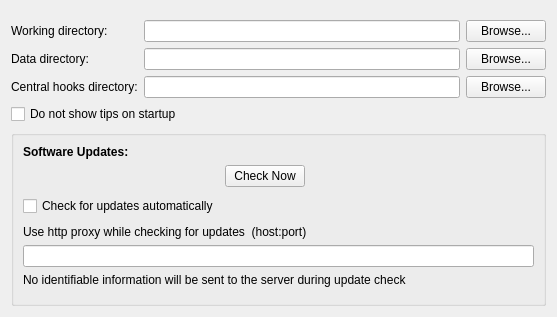
     <widget class="QWidget" name="tabGeneral">
      <attribute name="title">
       <string>General</string>
      </attribute>
      <layout class="QGridLayout" name="gridLayout_4">
       <property name="topMargin">
        <number>20</number>
       </property>
       <item row="0" column="0">
        <layout class="QGridLayout" name="gridLayout_1">
         <item row="0" column="0">
          <widget class="QLabel" name="textLabel1">
           <property name="sizePolicy">
            <sizepolicy hsizetype="Minimum" vsizetype="Preferred">
             <horstretch>0</horstretch>
             <verstretch>0</verstretch>
            </sizepolicy>
           </property>
           <property name="text">
            <string>Working directory:</string>
           </property>
           <property name="wordWrap">
            <bool>false</bool>
           </property>
          </widget>
         </item>
         <item row="0" column="1">
          <widget class="QLineEdit" name="wDir">
           <property name="sizePolicy">
            <sizepolicy hsizetype="Expanding" vsizetype="Fixed">
             <horstretch>0</horstretch>
             <verstretch>0</verstretch>
            </sizepolicy>
           </property>
          </widget>
         </item>
         <item row="0" column="2">
          <widget class="QPushButton" name="browseWDir">
           <property name="sizePolicy">
            <sizepolicy hsizetype="Preferred" vsizetype="Fixed">
             <horstretch>0</horstretch>
             <verstretch>0</verstretch>
            </sizepolicy>
           </property>
           <property name="maximumSize">
            <size>
             <width>200</width>
             <height>16777215</height>
            </size>
           </property>
           <property name="text">
            <string>Browse...</string>
           </property>
          </widget>
         </item>
         <item row="1" column="0">
          <widget class="QLabel" name="textLabel2">
           <property name="sizePolicy">
            <sizepolicy hsizetype="Minimum" vsizetype="Preferred">
             <horstretch>0</horstretch>
             <verstretch>0</verstretch>
            </sizepolicy>
           </property>
           <property name="text">
            <string>Data directory:</string>
           </property>
           <property name="wordWrap">
            <bool>false</bool>
           </property>
          </widget>
         </item>
         <item row="1" column="1">
          <widget class="QLineEdit" name="dataDir">
           <property name="sizePolicy">
            <sizepolicy hsizetype="Expanding" vsizetype="Fixed">
             <horstretch>0</horstretch>
             <verstretch>0</verstretch>
            </sizepolicy>
           </property>
          </widget>
         </item>
         <item row="1" column="2">
          <widget class="QPushButton" name="browseDataDir">
           <property name="sizePolicy">
            <sizepolicy hsizetype="Preferred" vsizetype="Fixed">
             <horstretch>0</horstretch>
             <verstretch>0</verstretch>
            </sizepolicy>
           </property>
           <property name="maximumSize">
            <size>
             <width>200</width>
             <height>16777215</height>
            </size>
           </property>
           <property name="text">
            <string>Browse...</string>
           </property>
          </widget>
         </item>
         <item row="2" column="0">
          <widget class="QLabel" name="hooksDirLabel">
           <property name="sizePolicy">
            <sizepolicy hsizetype="Minimum" vsizetype="Preferred">
             <horstretch>0</horstretch>
             <verstretch>0</verstretch>
            </sizepolicy>
           </property>
           <property name="text">
            <string>Central hooks directory:</string>
           </property>
           <property name="wordWrap">
            <bool>false</bool>
           </property>
          </widget>
         </item>
         <item row="2" column="1">
          <widget class="QLineEdit" name="hooksDir">
           <property name="sizePolicy">
            <sizepolicy hsizetype="Expanding" vsizetype="Fixed">
             <horstretch>0</horstretch>
             <verstretch>0</verstretch>
            </sizepolicy>
           </property>
           <property name="toolTip">
            <string>Optional base directory with prolog.d, epilog.d, platforms/ and profiles/. Empty keeps the historical per-object prolog/epilog behaviour. Overridden by FWBUILDER_HOOKS_DIR.</string>
           </property>
          </widget>
         </item>
         <item row="2" column="2">
          <widget class="QPushButton" name="browseHooksDir">
           <property name="sizePolicy">
            <sizepolicy hsizetype="Preferred" vsizetype="Fixed">
             <horstretch>0</horstretch>
             <verstretch>0</verstretch>
            </sizepolicy>
           </property>
           <property name="maximumSize">
            <size>
             <width>200</width>
             <height>16777215</height>
            </size>
           </property>
           <property name="text">
            <string>Browse...</string>
           </property>
          </widget>
         </item>
        </layout>
       </item>
       <item row="2" column="0">
        <widget class="QGroupBox" name="groupBox_2">
         <property name="title">
          <string/>
         </property>
         <layout class="QGridLayout" name="gridLayout_3">
          <item row="0" column="0" colspan="4">
           <widget class="QLabel" name="label">
            <property name="font">
             <font>
              <weight>75</weight>
              <bold>true</bold>
             </font>
            </property>
            <property name="text">
             <string>Software Updates:</string>
            </property>
           </widget>
          </item>
          <item row="1" column="1" colspan="2">
           <widget class="QPushButton" name="checkUpdatesNow">
            <property name="text">
             <string>Check Now</string>
            </property>
           </widget>
          </item>
          <item row="2" column="0" rowspan="2">
           <widget class="QCheckBox" name="checkUpdates">
            <property name="text">
             <string>Check for updates automatically</string>
            </property>
           </widget>
          </item>
          <item row="2" column="1">
           <spacer name="horizontalSpacer_2">
            <property name="orientation">
             <enum>Qt::Horizontal</enum>
            </property>
            <property name="sizeHint" stdset="0">
             <size>
              <width>15</width>
              <height>20</height>
             </size>
            </property>
           </spacer>
          </item>
          <item row="2" column="3">
           <spacer name="spacer_3">
            <property name="orientation">
             <enum>Qt::Horizontal</enum>
            </property>
            <property name="sizeHint" stdset="0">
             <size>
              <width>223</width>
              <height>20</height>
             </size>
            </property>
           </spacer>
          </item>
          <item row="4" column="0" colspan="4">
           <widget class="QLabel" name="label_2">
            <property name="text">
             <string>Use http proxy while checking for updates  (host:port)</string>
            </property>
           </widget>
          </item>
          <item row="5" column="0" colspan="4">
           <widget class="QLineEdit" name="checkUpdatesProxy"/>
          </item>
          <item row="6" column="0" colspan="4">
           <widget class="QLabel" name="label_3">
            <property name="text">
             <string>No identifiable information will be sent to the server during update check</string>
            </property>
           </widget>
          </item>
          <item row="8" column="2">
           <spacer name="verticalSpacer_9">
            <property name="orientation">
             <enum>Qt::Vertical</enum>
            </property>
            <property name="sizeHint" stdset="0">
             <size>
              <width>20</width>
              <height>7</height>
             </size>
            </property>
           </spacer>
          </item>
         </layout>
        </widget>
       </item>
       <item row="1" column="0">
        <widget class="QCheckBox" name="showTips">
         <property name="text">
          <string>Do not show tips on startup</string>
         </property>
        </widget>
       </item>
      </layout>
     </widget>
